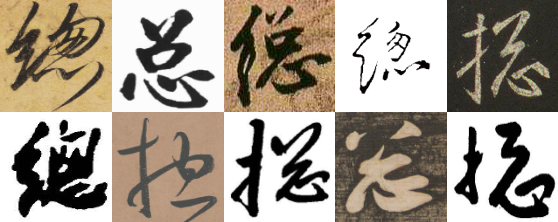
#> input picture images/sample_data.png, 558 x 222 px
$ python -i image_processing.py   (imports and definitions only)
#> lines starting #> are read from the running program, lines starting #| are printed output that depends on the picture
import cv2
import random
import numpy as np

# returns an image with white character and black background
def segment_image(image):

    samples = np.float32(image.reshape((-1, 3)))
    k = 2
    criteria = (cv2.TERM_CRITERIA_EPS + cv2.TERM_CRITERIA_MAX_ITER, 10, 0.99)
    flags = cv2.KMEANS_RANDOM_CENTERS
    compactness, labels, centers = cv2.kmeans(samples, k, None, criteria, 10, flags)

    segmented = labels.reshape(image.shape[:2])

    # assume background take up more pixels
    white_region = np.bincount(labels.flatten()).argmax()
    if white_region or segmented[:, 5].mean() > 0.9:
        segmented = 1 - segmented

    return segmented * 255


def get_boundary(img, axis):
    emp = np.where(np.sum(img, axis=axis) == 0)[0]
    diff = (emp - np.roll(emp, 1))[1:]
    lo = emp[np.where(diff != 1)[0][0]]
    hi = emp[np.where(diff != 1)[0][-1] + 1]
    return lo, hi


def resize_by_scale(img, max_hw = 108):
    h, w = img.shape
    new_h, new_w = max_hw, max_hw
    if h > w:
        new_w = int(w * new_h / h)
    else:
        new_h = int(h * new_w / w)
    img_resized = cv2.resize(img, (new_w, new_h), interpolation=cv2.INTER_NEAREST)
    return img_resized


def pad_to_square(img, n):
    h, w = img.shape
    top = (n - h) // 2
    bottom = (n - h + 1) // 2
    left = (n - w) // 2
    right = (n - w + 1) // 2
    img_square = cv2.copyMakeBorder(img, top, bottom, left, right, cv2.BORDER_CONSTANT, value=0)
    return img_square


def norm_char_size(img):

    # crop character
    img_padded = np.pad(img, (1, 1), 'constant', constant_values=(0, 0))
    top, bottom = get_boundary(img_padded, 0)
    left, right = get_boundary(img_padded, 1)
    img_padded = img_padded[left:right + 1, top:bottom + 1]

    img_resized = resize_by_scale(img_padded, 108)
    img_square = pad_to_square(img_resized, 128)

    return img_square


def augment_affine(img):
    h, w = img.shape

    rands = [(random.random() * 3 - 1.5) / 10 for _ in range(3)]
    stretch_coefs = [1, random.random() * 0.2 + 0.8]
    random.shuffle(stretch_coefs)

    src_tri = [
        [0, 0],
        [w, 0],
        [0, h]
    ]

    dest_tri = [
        [0, h*rands[0]],
        [w*stretch_coefs[0], h*rands[1]],
        [w*rands[2], h*stretch_coefs[1]]
    ]

    src_tri = np.array(src_tri).astype(np.float32)
    dest_tri = np.array(dest_tri).astype(np.float32)
    warp_mat = cv2.getAffineTransform(src_tri, dest_tri)
    res = cv2.warpAffine(img, warp_mat, (h, w))

    return res


def augment_rotate(img):
    center = (img.shape[1]//2, img.shape[0]//2)
    angle = random.random() * 10 - 6
    rot_mat = cv2.getRotationMatrix2D(center, angle, 1)
    res = cv2.warpAffine(img, rot_mat, (img.shape[1], img.shape[0]))
    return res


def augment_morph(img):
    max_coef = int(128 * 0.03)
    coef = random.randint(0, max_coef)
    if coef == 0:
        return img

    se = np.ones((coef, coef))
    if random.random() > 0.5:
        return cv2.erode(img, se)
    return cv2.dilate(img, se)


def augment_image(img):
    h, w = img.shape
    res = np.pad(img, (int(h*0.2), int(w * 0.2)), 'constant', constant_values=(0, 0))
    res = augment_affine(res)
    res = augment_rotate(res)
    res = augment_morph(res)
    res = norm_char_size(res)
    return res

>>> import cv2
>>> picture = cv2.imread('../images/sample_data.png', cv2.IMREAD_GRAYSCALE)
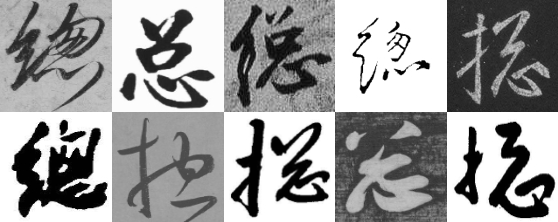
#> picture: shape (222, 558); min 0, max 255, mean 154.3
>>> result = augment_image(picture)
#> in augment_image, `res = np.pad(img, (int(h*0.2), int(w * 0.2)), 'constant', constant_val..`:
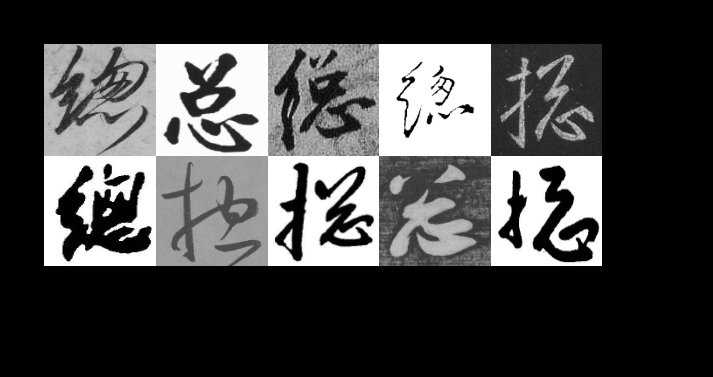
#> res: shape (377, 713); min 0, max 255, mean 71.1
#> in augment_rotate, `res = cv2.warpAffine(img, rot_mat, (img.shape[1], img.shape[0]))`:
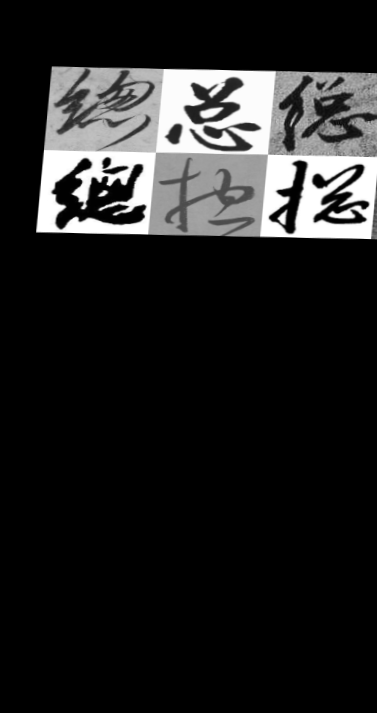
#> res: shape (713, 377); min 0, max 255, mean 32.6
#> in augment_morph, `return cv2.erode(img, se)`:
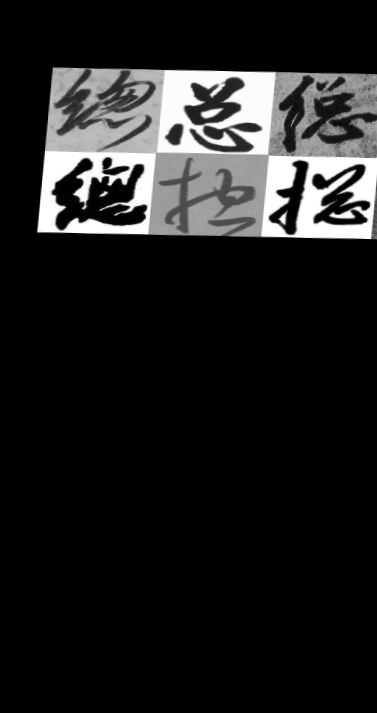
#> returned value: shape (713, 377); min 0, max 255, mean 30.1
#> in norm_char_size, `img_padded = np.pad(img, (1, 1), 'constant', constant_values=(0, 0))`:
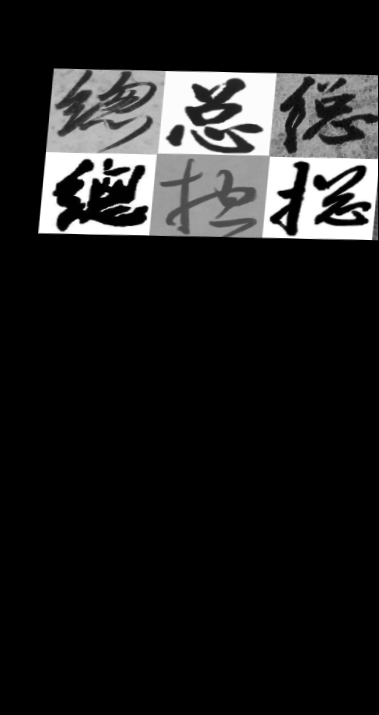
#> img_padded: shape (715, 379); min 0, max 255, mean 29.8
#> in get_boundary, `emp = np.where(np.sum(img, axis=axis) == 0)[0]`: emp = 39 values from 0 to 378
#> in get_boundary, `diff = (emp - np.roll(emp, 1))[1:]`: diff = 38 values from 1 to 341
#> in get_boundary, `lo = emp[np.where(diff != 1)[0][0]]`: lo = 37
#> in get_boundary, `hi = emp[np.where(diff != 1)[0][-1] + 1]`: hi = 378
#> in norm_char_size, `top, bottom = get_boundary(img_padded, 0)`: top = 37; bottom = 378
#> in norm_char_size, `left, right = get_boundary(img_padded, 1)`: left = 67; right = 241
#> in norm_char_size, `img_padded = img_padded[left:right + 1, top:bottom + 1]`:
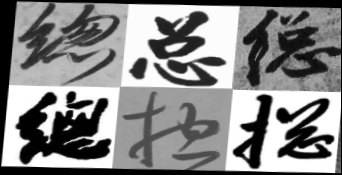
#> img_padded: shape (175, 342); min 0, max 255, mean 135
#> in pad_to_square, `img_square = cv2.copyMakeBorder(img, top, bottom, left, right, cv2.BOR..`:
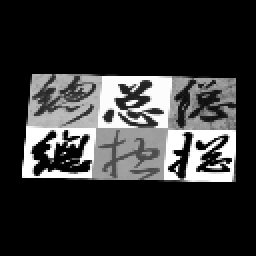
#> img_square: shape (128, 128) (shown 2 times larger); min 0, max 255, mean 49.1
